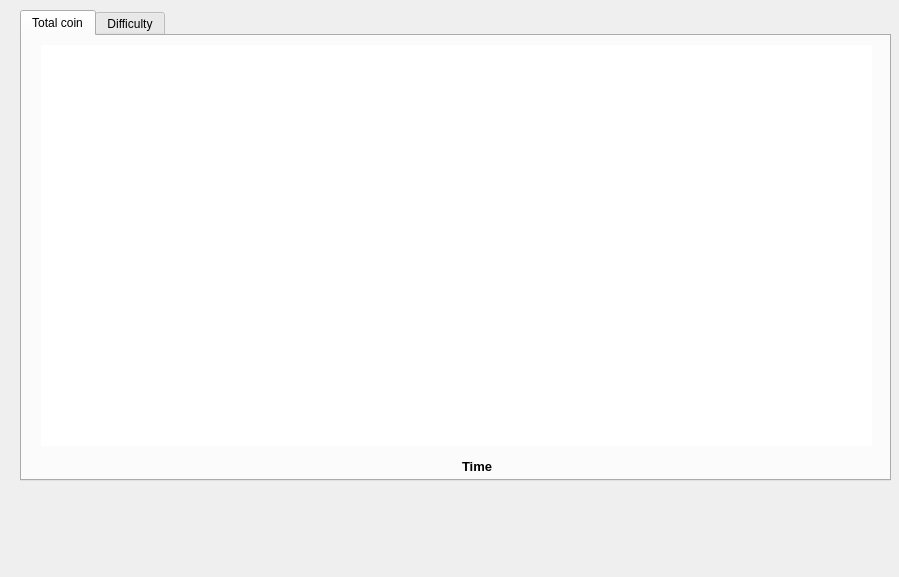
<?xml version="1.0" encoding="UTF-8"?>
<ui version="4.0">
 <class>ChartPage</class>
 <widget class="QWidget" name="ChartPage">
  <property name="geometry">
   <rect>
    <x>0</x>
    <y>0</y>
    <width>899</width>
    <height>577</height>
   </rect>
  </property>
  <property name="windowTitle">
   <string>Form</string>
  </property>
  <widget class="QTabWidget" name="tabWidget">
   <property name="geometry">
    <rect>
     <x>20</x>
     <y>10</y>
     <width>871</width>
     <height>471</height>
    </rect>
   </property>
   <property name="currentIndex">
    <number>0</number>
   </property>
   <widget class="QWidget" name="tab">
    <attribute name="title">
     <string>Total coin</string>
    </attribute>
    <widget class="QFrame" name="horizontalFrame">
     <property name="geometry">
      <rect>
       <x>10</x>
       <y>0</y>
       <width>851</width>
       <height>421</height>
      </rect>
     </property>
     <widget class="QGraphicsView" name="graphicsView">
      <property name="geometry">
       <rect>
        <x>9</x>
        <y>9</y>
        <width>831</width>
        <height>401</height>
       </rect>
      </property>
      <property name="sizePolicy">
       <sizepolicy hsizetype="Preferred" vsizetype="Preferred">
        <horstretch>0</horstretch>
        <verstretch>0</verstretch>
       </sizepolicy>
      </property>
      <property name="frameShape">
       <enum>QFrame::NoFrame</enum>
      </property>
      <property name="backgroundBrush">
       <brush brushstyle="SolidPattern">
        <color alpha="255">
         <red>167</red>
         <green>189</green>
         <blue>198</blue>
        </color>
       </brush>
      </property>
      <property name="renderHints">
       <set>QPainter::Antialiasing|QPainter::HighQualityAntialiasing|QPainter::SmoothPixmapTransform|QPainter::TextAntialiasing</set>
      </property>
     </widget>
    </widget>
    <widget class="QLabel" name="label_10">
     <property name="geometry">
      <rect>
       <x>440</x>
       <y>420</y>
       <width>51</width>
       <height>20</height>
      </rect>
     </property>
     <property name="font">
      <font>
       <pointsize>10</pointsize>
       <weight>75</weight>
       <bold>true</bold>
      </font>
     </property>
     <property name="text">
      <string>Time</string>
     </property>
    </widget>
   </widget>
   <widget class="QWidget" name="tab_2">
    <attribute name="title">
     <string>Difficulty</string>
    </attribute>
   </widget>
  </widget>
 </widget>
 <resources/>
 <connections/>
</ui>
